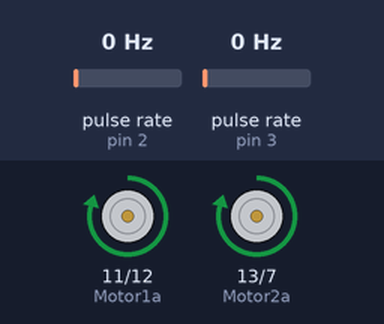
A sketch run on a simulated Arduino Uno, built with avr-gcc and run on an emulated ATmega328P. On the bench: motor-driver pin pairs drawn as motors (green arrow = first pin HIGH = forward, orange = second pin HIGH = backward, longer = more drive, scaled by the enable pin). Wiring (inferred from the names in the program): 2 × pulse sensor: data pin 2 / data pin 3. The inputs (shaded band) are chosen by the test bench; at power-on: pulse rate (sensors on pin 2, pin 3) 0 Hz. What the sketch prints to the serial monitor is not drawn.

Above: at 1.2 s.
At 4.0 s:
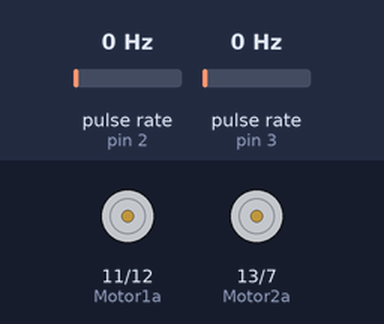
Timing chart, 0 to 7.2 s (numbered marks = the images above):
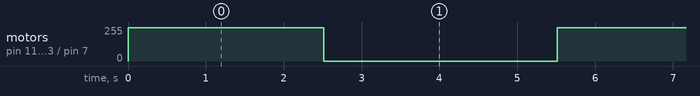

Measured:
- by itself, motor on pin 11 (Motor1a) / pin 12 (Motor1b), motor on pin 13 (Motor2a) / pin 7 (Motor2b): alternates forward 250/255 for 2.5 s and stopped for 3.0 s

The sketch:

testv5.ino
```cpp
/*README
Before executing program:
Check motor 1 and 2 to left and right and write it:
Constants kp,kd,ki:
Check pin connections and note them:
Calibrate the angles and constants A and B:
Check dir for 1 and 2 which directions:
*/
volatile long int encoderPosA = 0;
volatile long int encoderPosB = 0;
volatile long int refEncoderPosA = 0;
volatile long int refEncoderPosB = 0;
int motor_value = 255;
float startTime;
volatile float currentTime;
unsigned long lastTime = 0;

#define encoderOne 2
#define encoderTwo 3
#define Motor1a 11
#define Motor1b 12
#define Motor2a 13
#define Motor2b 7
const int ENA = 10;
const int ENB = 9;

double dt;
double integral, previous, output = 0;
double kp, ki, kd;
float speedErrorA = 0;
float speedErrorB = 0;

void setup() {
  // put your setup code here, to run once:
  Serial.begin(9600);

  attachInterrupt(digitalPinToInterrupt(encoderOne), incCountA, RISING);
  attachInterrupt(digitalPinToInterrupt(encoderTwo), incCountB, RISING);

  pinMode(Motor1a, OUTPUT);
  pinMode(Motor1b, OUTPUT);
  pinMode(Motor2a, OUTPUT);
  pinMode(Motor2b, OUTPUT);
  pinMode(ENA, OUTPUT);

  pinMode(encoderOne, INPUT);
  pinMode(encoderTwo, INPUT);

  startTime = millis();

}

void incCountA(){
  encoderPosA++;
}

void incCountB(){
  encoderPosB++;
}

double pid(double error)
{
  double proportional = error;
  integral += error * dt;
  double derivative = (error - previous) / dt;
  previous = error;
  double output = (kp * proportional) + (ki * integral) + (kd * derivative);
  return output;
}

void rotate(float angleDiff){
  //angle diff between -180 and 180
  //Fint the sensitivity and tune to turn
  float constantA = 1;
  float constantB = 1;
  if (angleDiff>= 90){
    move(constantA * angleDiff,  240,  240,3);
  }else if(angleDiff <= -90){
    move(constantA * angleDiff,  240, 240,4);
  }else{
    float speedDiff = constantB * abs(angleDiff);
  }
}

void move(int time, float speedA, float speedB, int dir) {

  if (dir == 1){
    digitalWrite(Motor1a, HIGH);  // Set IN1 HIGH
    digitalWrite(Motor1b, LOW);   // Set IN2 LOW
    analogWrite(ENA, speedA);  // Set motor speed (0-255)
    digitalWrite(Motor2a, HIGH);  // Set IN1 HIGH
    digitalWrite(Motor2b, LOW);   // Set IN2 LOW
    analogWrite(ENB, speedB);  // Set motor speed (0-255)
  }else if (dir == 2){
    digitalWrite(Motor1a, LOW);  // Set IN1 HIGH
    digitalWrite(Motor1b, HIGH);   // Set IN2 LOW
    analogWrite(ENA, speedA);  // Set motor speed (0-255)
    digitalWrite(Motor2a, LOW);  // Set IN1 HIGH
    digitalWrite(Motor2b, HIGH);   // Set IN2 LOW
    analogWrite(ENB, speedB);  // Set motor speed (0-255)
  }else if (dir == 3){
    digitalWrite(Motor1a, HIGH);  // Set IN1 HIGH
    digitalWrite(Motor1b, LOW);   // Set IN2 LOW
    analogWrite(ENA, speedA);  // Set motor speed (0-255)
    digitalWrite(Motor2a, LOW);  // Set IN1 HIGH
    digitalWrite(Motor2b, HIGH);   // Set IN2 LOW
    analogWrite(ENB, speedB);  // Set motor speed (0-255)
  }else if (dir == 4){
    digitalWrite(Motor1a, LOW);  // Set IN1 HIGH
    digitalWrite(Motor1b, HIGH);   // Set IN2 LOW
    analogWrite(ENA, speedA);  // Set motor speed (0-255)
    digitalWrite(Motor2a, HIGH);  // Set IN1 HIGH
    digitalWrite(Motor2b, LOW);   // Set IN2 LOW
    analogWrite(ENB, speedB);  // Set motor speed (0-255)
  }

  float actualSpeedA = (speedA * 550)/255;
  float actualSpeedB = (speedB * 550)/255;
  Serial.print(actualSpeedA);
  Serial.print("1");
  Serial.println(actualSpeedB);

  unsigned long currentTimeDatum = millis();
  unsigned long lastCurrentTime = currentTime;
  unsigned long currentCurrentTime = millis();
  int currentEncoderPosA = encoderPosA;
  float setpointSpeedA = actualSpeedA;
  int currentEncoderPosB = encoderPosB;
  float setpointSpeedB = actualSpeedB;

  while (currentCurrentTime - currentTimeDatum < time){
    currentEncoderPosA = encoderPosA;
    currentEncoderPosB = encoderPosB;
    currentCurrentTime = millis();
    dt = currentCurrentTime - lastCurrentTime;

    setpointSpeedA = ((currentEncoderPosA - refEncoderPosA)* 60 / 260)/ (currentCurrentTime - lastCurrentTime);//Take from encoder
    setpointSpeedB = ((currentEncoderPosB - refEncoderPosB)* 60 / 260)/ (currentCurrentTime - lastCurrentTime);

    double errorA = setpointSpeedA - actualSpeedA;
    speedErrorA = pid(errorA);
    Serial.print(errorA);
    Serial.print("3");
    double errorB = setpointSpeedB - actualSpeedB;
    speedErrorB = pid(errorB);
    Serial.println(errorB);

    actualSpeedA += speedErrorA;
    actualSpeedB += speedErrorB;

    Serial.print(actualSpeedA);
    Serial.print("2");
    Serial.println(actualSpeedB);

    speedA = (actualSpeedA * 255)/550;
    speedB = (actualSpeedB * 255)/550;

    analogWrite(ENA, speedA);  // Set motor speed (0-255)
    analogWrite(ENB, speedB);  // Set motor speed (0-255)

    actualSpeedA = (speedA * 550)/255;
    actualSpeedB = (speedB * 550)/255;

    delay(500);

    lastCurrentTime = currentCurrentTime;
    refEncoderPosA = currentEncoderPosA;
    refEncoderPosB = currentEncoderPosB;
    //

  }
}

void stopMotor(int time, int speed) {
  digitalWrite(Motor1a, LOW);
  digitalWrite(Motor1b, LOW);
  analogWrite(ENA, 0);      // Set speed to 0
  digitalWrite(Motor2a, LOW);  // Set IN1 HIGH
  digitalWrite(Motor2b, LOW);   // Set IN2 LOW
  analogWrite(ENB, 0);  // Set motor speed (0-255)
  delay(time);
}

void loop() {
  // put your main code here, to run repeatedly:
  currentTime = millis();
  refEncoderPosA = encoderPosA;
  refEncoderPosB = encoderPosB;
  move(2000,  250,  250,1);
  // rotate(180);
  stopMotor(3000,3);
  encoderPosA = 0;
  encoderPosB = 0;
}
```
